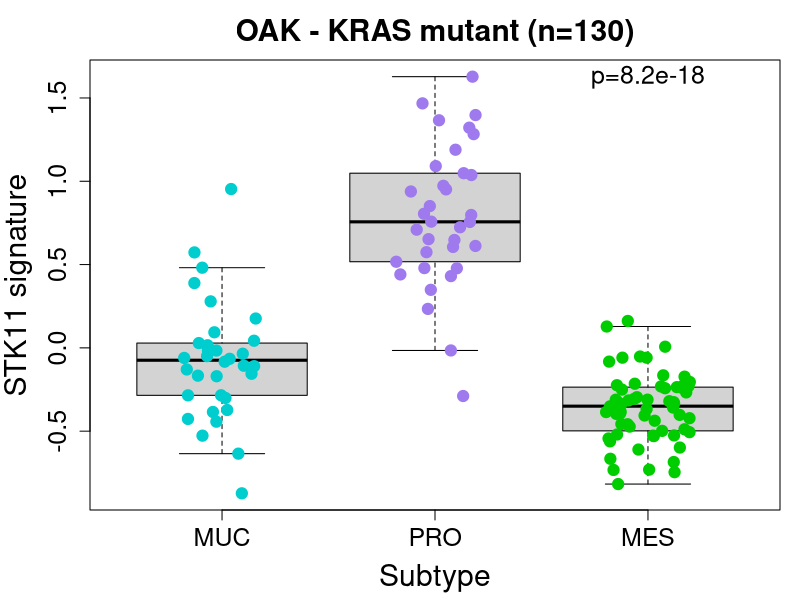
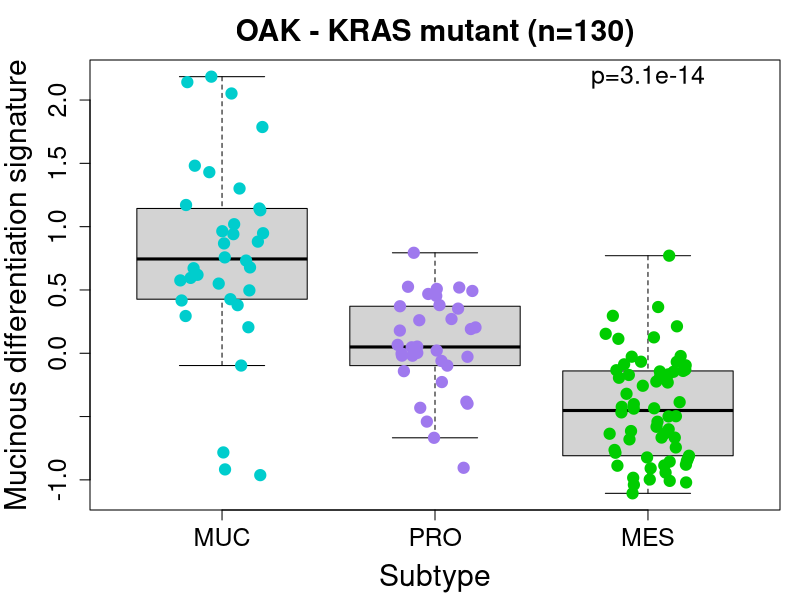

Generate these figures, in order, with R:
study <- "OAK - KRAS mutant"
data <- read.table("../data/OAK_KRASmut_subtypes.tsv", sep="\t", header=TRUE, check.names=FALSE)
data <- data[!data$Subtype %in% "unclassified", ]
data$Subtype <- factor(data$Subtype, levels=c("MUC", "PRO", "MES"))
nbTumors <- nrow(data)

colors <- rep("cyan3", nbTumors)
colors[data$Subtype %in% "PRO"] <- "mediumpurple2"
colors[data$Subtype %in% "MES"] <- "green3"
pchs <- rep(19, nbTumors)

pdf("../figures/Fig1_OAKmut_STK11signatureBySubtype.pdf", width=5.5, height=6.5)
par(mar=c(4.5, 4.5, 3, 1))
boxplot(data$STK11_deficiency_signature ~ data$Subtype, outline=FALSE,
				ylab="STK11 signature", xlab="Subtype", main=paste0(study," (n=",nbTumors,")"),
				cex.lab=1.8, cex.axis=1.5, cex.main=1.8, ylim=range(data$STK11_deficiency_signature))
points(jitter(as.numeric(data$Subtype)), data$STK11_deficiency_signature,
					col=colors, pch=pchs, cex=1.5)
pval <- signif(kruskal.test(data$STK11_deficiency_signature ~ data$Subtype)$p.value, 2)
text(x=3, y=max(data$STK11_deficiency_signature), labels=paste0("p=",pval), cex=1.5)
dev.off()

t.test(data$STK11_deficiency_signature[data$Subtype %in% "PRO"],
			data$STK11_deficiency_signature[data$Subtype %in% c("MUC","MES")],
			alternative = "greater")$p.value

pdf("../figures/Fig1_OAKmut_MucinoussignatureBySubtype.pdf", width=5.5, height=6.5)
par(mar=c(4.5, 4.5, 3, 1))
boxplot(data$Mucinous_differentiation_signature ~ data$Subtype, outline=FALSE,
				ylab="Mucinous differentiation signature", xlab="Subtype", main=paste0(study," (n=",nbTumors,")"),
				cex.lab=1.8, cex.axis=1.5, cex.main=1.8, ylim=range(data$Mucinous_differentiation_signature))
points(jitter(as.numeric(data$Subtype)), data$Mucinous_differentiation_signature,
					col=colors, pch=pchs, cex=1.5)
pval <- signif(kruskal.test(data$Mucinous_differentiation_signature ~ data$Subtype)$p.value, 2)
text(x=3, y=max(data$Mucinous_differentiation_signature), labels=paste0("p=",pval), cex=1.5)
dev.off()

t.test(data$Mucinous_differentiation_signature[data$Subtype %in% "MUC"],
			data$Mucinous_differentiation_signature[data$Subtype %in% c("PRO","MES")],
			alternative = "greater")$p.value
